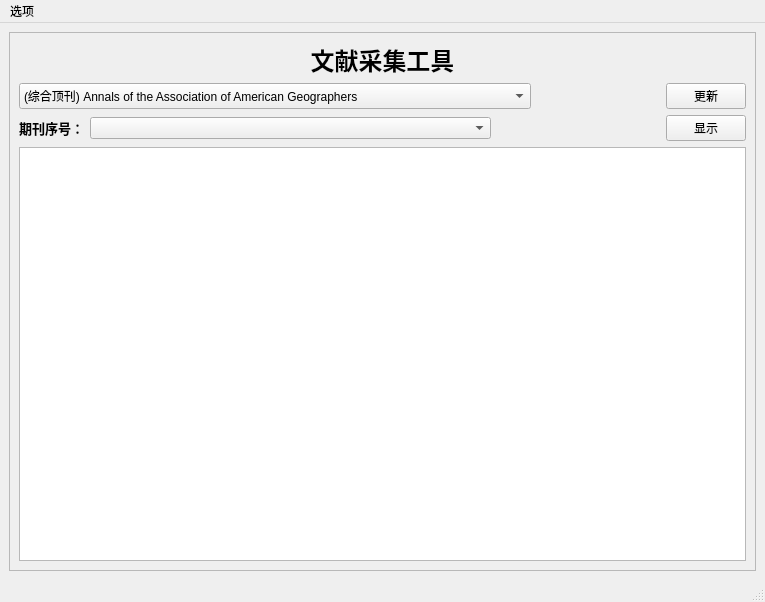
<?xml version="1.0" encoding="UTF-8"?>
<ui version="4.0">
 <class>MainWindow</class>
 <widget class="QMainWindow" name="MainWindow">
  <property name="geometry">
   <rect>
    <x>0</x>
    <y>0</y>
    <width>765</width>
    <height>602</height>
   </rect>
  </property>
  <property name="windowTitle">
   <string>MainWindow</string>
  </property>
  <widget class="QWidget" name="centralwidget">
   <layout class="QVBoxLayout" name="verticalLayout">
    <item>
     <widget class="QFrame" name="frame">
      <property name="frameShape">
       <enum>QFrame::StyledPanel</enum>
      </property>
      <property name="frameShadow">
       <enum>QFrame::Raised</enum>
      </property>
      <layout class="QGridLayout" name="gridLayout">
       <item row="0" column="0">
        <layout class="QVBoxLayout" name="verticalLayout_2">
         <item>
          <widget class="QLabel" name="label">
           <property name="styleSheet">
            <string notr="true">font: 16pt &quot;Adobe 黑体 Std R&quot;;</string>
           </property>
           <property name="text">
            <string>&lt;html&gt;&lt;head/&gt;&lt;body&gt;&lt;p align=&quot;center&quot;&gt;&lt;span style=&quot; font-size:18pt; font-weight:600;&quot;&gt;文献采集工具&lt;/span&gt;&lt;/p&gt;&lt;/body&gt;&lt;/html&gt;</string>
           </property>
          </widget>
         </item>
         <item>
          <layout class="QHBoxLayout" name="horizontalLayout">
           <item>
            <widget class="QComboBox" name="comboBox">
             <property name="sizePolicy">
              <sizepolicy hsizetype="Expanding" vsizetype="Fixed">
               <horstretch>1</horstretch>
               <verstretch>0</verstretch>
              </sizepolicy>
             </property>
             <property name="minimumSize">
              <size>
               <width>0</width>
               <height>19</height>
              </size>
             </property>
             <property name="maximumSize">
              <size>
               <width>512</width>
               <height>30</height>
              </size>
             </property>
             <item>
              <property name="text">
               <string>(综合顶刊) Annals of the Association of American Geographers</string>
              </property>
             </item>
             <item>
              <property name="text">
               <string>(综合期刊、短小文章、教育) The Professional Geographer</string>
              </property>
             </item>
             <item>
              <property name="text">
               <string>(自然生态) Geoforum</string>
              </property>
             </item>
             <item>
              <property name="text">
               <string>(综合顶刊) Transaction of the Institute of British Geographers</string>
              </property>
             </item>
             <item>
              <property name="text">
               <string>(综合期刊、短小文章) The Geographical Journal</string>
              </property>
             </item>
            </widget>
           </item>
           <item>
            <spacer name="horizontalSpacer">
             <property name="orientation">
              <enum>Qt::Horizontal</enum>
             </property>
             <property name="sizeHint" stdset="0">
              <size>
               <width>40</width>
               <height>20</height>
              </size>
             </property>
            </spacer>
           </item>
           <item>
            <widget class="QPushButton" name="pushButton">
             <property name="text">
              <string>更新</string>
             </property>
            </widget>
           </item>
          </layout>
         </item>
         <item>
          <layout class="QHBoxLayout" name="horizontalLayout_2">
           <item>
            <widget class="QLabel" name="label_2">
             <property name="text">
              <string>&lt;html&gt;&lt;head/&gt;&lt;body&gt;&lt;p&gt;&lt;span style=&quot; font-size:10pt; font-weight:600;&quot;&gt;期刊序号：&lt;/span&gt;&lt;/p&gt;&lt;/body&gt;&lt;/html&gt;</string>
             </property>
            </widget>
           </item>
           <item>
            <widget class="QComboBox" name="comboBox_2">
             <property name="enabled">
              <bool>true</bool>
             </property>
             <property name="sizePolicy">
              <sizepolicy hsizetype="Expanding" vsizetype="Fixed">
               <horstretch>1</horstretch>
               <verstretch>0</verstretch>
              </sizepolicy>
             </property>
             <property name="maximumSize">
              <size>
               <width>401</width>
               <height>16777215</height>
              </size>
             </property>
            </widget>
           </item>
           <item>
            <spacer name="horizontalSpacer_2">
             <property name="orientation">
              <enum>Qt::Horizontal</enum>
             </property>
             <property name="sizeHint" stdset="0">
              <size>
               <width>40</width>
               <height>20</height>
              </size>
             </property>
            </spacer>
           </item>
           <item>
            <widget class="QPushButton" name="pushButton_2">
             <property name="sizePolicy">
              <sizepolicy hsizetype="Minimum" vsizetype="Fixed">
               <horstretch>0</horstretch>
               <verstretch>0</verstretch>
              </sizepolicy>
             </property>
             <property name="text">
              <string>显示</string>
             </property>
            </widget>
           </item>
          </layout>
         </item>
         <item>
          <widget class="QTableView" name="tableView"/>
         </item>
        </layout>
       </item>
      </layout>
     </widget>
    </item>
   </layout>
  </widget>
  <widget class="QMenuBar" name="menubar">
   <property name="geometry">
    <rect>
     <x>0</x>
     <y>0</y>
     <width>765</width>
     <height>22</height>
    </rect>
   </property>
   <widget class="QMenu" name="menu">
    <property name="title">
     <string>选项</string>
    </property>
   </widget>
   <addaction name="menu"/>
  </widget>
  <widget class="QStatusBar" name="statusbar"/>
 </widget>
 <resources/>
 <connections/>
</ui>
